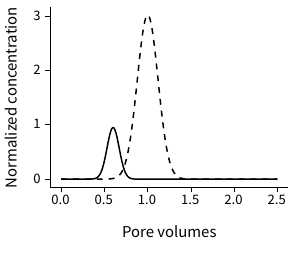

Here is the R script that generated this plot:
setwd("~/Documents/PhD/Thesis/figures")

library(ggplot2)
library(envalysis)
library(data.table)

breakthrough <- rbind(
  data.table(
    Compound = "Tracer",
    PoreVol = seq(0, 2.5, length=1000),
    Conc = dnorm(seq(0, 2.5, length=1000), mean=1, sd=.12)/1.1
  ),
  data.table(
    Compound = "Plastic particles",
    PoreVol = seq(0, 2.5, length=1000),
    Conc = dnorm(seq(0, 2.5, length=1000), mean=.6, sd=.07)/6
  )
)

ggplot(breakthrough, aes(PoreVol, Conc)) +
  geom_line(aes(linetype = Compound)) +
  labs(x = "Pore volumes", y = "Normalized concentration") +
  scale_linetype_manual(values = c("solid", "dashed")) +
  theme_publish(base_family = "Source Sans Pro") +
  theme(legend.position = "none")
ggsave('breakthrough.pdf', scale = 1.5, width = 1.94525,
       height = 1.7, unit = 'in', device = cairo_pdf)
